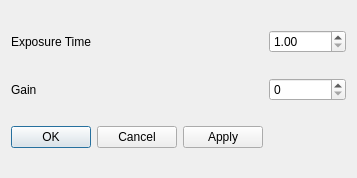
<?xml version="1.0" encoding="UTF-8"?>
<ui version="4.0">
 <class>Dialog</class>
 <widget class="QDialog" name="Dialog">
  <property name="geometry">
   <rect>
    <x>0</x>
    <y>0</y>
    <width>349</width>
    <height>178</height>
   </rect>
  </property>
  <property name="windowTitle">
   <string>Dialog</string>
  </property>
  <layout class="QGridLayout" name="gridLayout">
   <item row="0" column="0">
    <widget class="QLabel" name="label_2">
     <property name="text">
      <string>Exposure Time</string>
     </property>
    </widget>
   </item>
   <item row="0" column="1">
    <widget class="QDoubleSpinBox" name="exposureDSpinBox">
    <property name="minimum">
    <number>1</number>
    </property>
    <property name="maximum">
    <number>10000</number>
    </property>
    </widget>
   </item>
   <item row="1" column="0">
    <widget class="QLabel" name="label">
     <property name="text">
      <string>Gain</string>
     </property>
    </widget>
   </item>
   <item row="1" column="1">
    <widget class="QSpinBox" name="gainSpinBox"/>
   </item>
   <item row="2" column="0">
    <widget class="QDialogButtonBox" name="buttonBox">
     <property name="orientation">
      <enum>Qt::Horizontal</enum>
     </property>
     <property name="standardButtons">
      <set>QDialogButtonBox::Apply|QDialogButtonBox::Cancel|QDialogButtonBox::Ok</set>
     </property>
    </widget>
   </item>
  </layout>
 </widget>
 <resources/>
 <connections/>
</ui>
